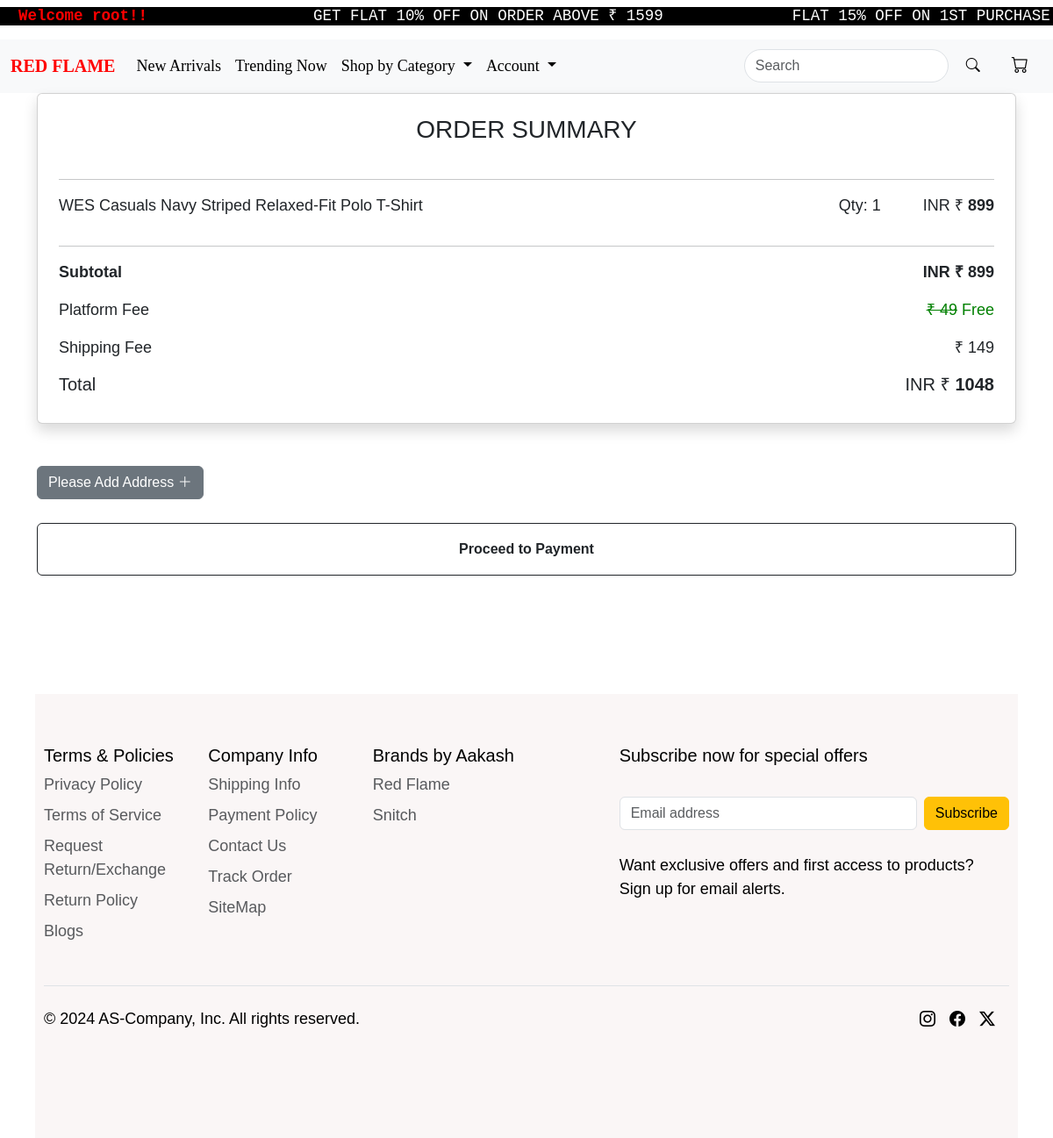
Page /buynow/44 (signed in) on the committed database.
### core/models.py (models this page shows, shortened)
class new_arrival(models.Model):
        CATEGORY_CHOICES = [
        ('NEWARRIVAL','newarrival'),
        ('SHIRTS','shirts'),
        ('T_SHIRTS','t-shirts'),
        ('SWEATSHIRTS','sweatshirts'),
        ('TROUSERS','trousers'),
        ('SHORTS','shorts'),
        ('TRENDING','trending')
    ]
        SIZE_CHOICES = [
        ('S', 'Small'),
        ('M', 'Medium'),
        ('L', 'Large'),
        ('XL', 'Extra Large'),
    ]
        name=models.CharField(max_length=100)
        category = models.CharField(max_length=30,choices=CATEGORY_CHOICES)
        short_d = models.CharField(max_length=400)
        desc = models.TextField()
        original_price=models.IntegerField(default=1000)
        discounted_price=models.IntegerField()
        size = models.CharField(max_length=2, choices=SIZE_CHOICES,default='S')
        upperwear_img = models.ImageField(upload_to='new_arrival_img')

### core/views.py (the view)
# urls.py: path('buynow/<int:id>',views.buynow,name='buynow'),
def buynow(request,id):
    na=new_arrival.objects.get(pk=id)
    Delivery_charge = 149
    final_price=Delivery_charge + na.discounted_price
    address=Userdetails.objects.filter(user=request.user)
    return render(request,'core/buynow.html',{'final_price':final_price,'address':address,'na':na})

### core/templates/core/buynow.html (shortened to what this page needs)
{% extends "core/base.html" %}
{% load static %}
{% block content %}
<div class="container d-flex justify-content-center mb-5">
    <div class="card shadow p-4" style="width: 100%;">
        <h3 class="text-center mb-4">ORDER SUMMARY</h3>
        <hr>
        <div class="d-flex justify-content-between">
            <p>{{ na.short_d }}</p>
            <div class="d-flex">
                <p class="me-5">Qty: 1</p>
                <p>INR &#8377 <strong>{{ na.discounted_price }}</strong></p>
            </div>
        </div>
        <hr>
        <div class="d-flex justify-content-between">
            <p class="fw-semibold">Subtotal</p>
            <p class="fw-semibold">INR &#8377 <strong>{{ na.discounted_price }}</strong></p>
        </div>
        <div class="d-flex justify-content-between">
            <p>Platform Fee</p>
            <p style="color:green;"><s>&#8377 49</s> Free</p>
        </div>
        <div class="d-flex justify-content-between">
            <p>Shipping Fee</p>
            <p>&#8377 149</p>
        </div>
        <div class="d-flex justify-content-between">
            <h5>Total</h5>
            <h5>INR &#8377 <strong>{{ final_price }}</strong></h5>
        </div>
    </div>
</div>
<div class="container mt-5">
    <div>
        <a href={% url "payment_address" %} style='text-decoration:none; color:white '> <button class='btn btn-secondary' {% url "payment_address" %}> Please Add Address <i class="bi bi-plus-lg"></i></button></a>
     </div>
     <br>
    <div class="row justify-content-center g-4">
        <form method="post" action="{% url 'buynowpayment' na.id %}">
                        <input type="submit" class="btn btn-outline-dark w-100" style='height:60px;font-weight: bolder; ' value="Proceed to Payment" >
                        <br><br><br><br><br><br>
                    </form>
{% endblock content %}

### core/templates/core/navbar.html (shortened to what this page needs)
{% load static %}
<marquee  class="marque" style="background-color:black; ">
    <h5><pre style="background-color:black; color:white;" class="mt-2"><spam style='color:red; font-weight: bold;'> {% if request.user.is_authenticated %} Welcome {{request.user}}!!{% else %}<strong>Please Login!!</strong>{% endif %} </spam>                 GET FLAT 10% OFF ON ORDER ABOVE &#8377 1599              FLAT 15% OFF ON 1ST PURCHASE *TnC Apply</pre></h5>
</marquee>
<nav class="navbar navbar-expand-lg bg-body-tertiary">
    <div class="container-fluid">
      <a class="navbar-brand" href="{% url "index" %}" id="logo" style="font-family: cursive;"><strong>RED FLAME</strong></a>
      <div class="collapse navbar-collapse" id="navbarSupportedContent">
        <ul class="navbar-nav me-auto mb-2 mb-lg-0">
          <li class="nav-item">
            <a class="nav-link active" aria-current="page" href="{% url "newarrival" %}" id="navbarbtns" style="font-family: cursive;">New Arrivals</a>
          </li>
          <li class="nav-item">
            <a class="nav-link" href="{% url "trending" %}" id="navbarbtns" style="font-family: cursive;">Trending Now</a>
          </li>
          <li class="nav-item dropdown">
            <a class="nav-link dropdown-toggle" href="#" role="button" data-bs-toggle="dropdown" aria-expanded="false" id="navbarbtns" style="font-family: cursive;">
              Shop by Category
            </a>
          </li>
          <li class="nav-item dropdown">
            <a class="nav-link dropdown-toggle" href="#" role="button" data-bs-toggle="dropdown" aria-expanded="false" id="navbarbtns" style="font-family: cursive;">
              Account
            </a>
          </li>
        </ul>
        <form class="d-flex ms-auto" role="search" action='{% url "product_search" %}'>
          <input class="form-control me-2" type="search" placeholder="Search" aria-label="Search" id="searchbar" name="q" value="{{ query }}">
          <button class="btn" type="submit" id="searchbtn"><i class="bi bi-search"></i></button>
        </form>
        <ul class="navbar-nav ms-3">
          <li class="nav-item" id="navbarbtns">
            <a class="nav-link" href="{% url "showcart" %}">
              <i class="bi bi-cart" style="font-size: 1.2rem; margin-right: 8px; color: black;" id="navbarbtns"></i>
            </a>
          </li>
        </ul>
      </div>
    </div>
  </nav>

### core/static/core/css/core.css (style rules this page uses)
@media (max-width: 1200px) { body { font-size: 18px; padding: 15px; } }
body { overflow-x: hidden; margin: 0; padding: 0; font-family: Arial, sans-serif; background-color: white; }
.marque { background-color: black; color: whitesmoke; }
#searchbtn { border: none; color: black; }
#searchbar { border-radius: 50px; }
#logo { font-weight: bolder; color: red; font-family:Cambria, Cochin, Georgia, Times, 'Times New Roman', serif; }
#navbarbtns { color: black; }
.active { opacity: 1; }
.navbar { background-color: transparent }
a { color: rgb(0, 0, 0); }

### core/templates/core/base.html (style rules this page uses)
body { overflow-x: hidden; margin: 0; padding: 0; font-family: Arial, sans-serif; }

### core/templates/core/navbar.html (style rules this page uses)
@media (max-width: 1200px) { body { font-size: 18px; padding: 15px; } }
body { overflow-x: hidden; margin: 0; padding: 0; font-family: Arial, sans-serif; }

### rows in the picture
new_arrival: short_d "WES Casuals Navy Striped Relaxed-Fit Polo T-Shirt", discounted_price "899"

### other values in the picture
{{ request.user }} "root"
{{ final_price }} "1048"
